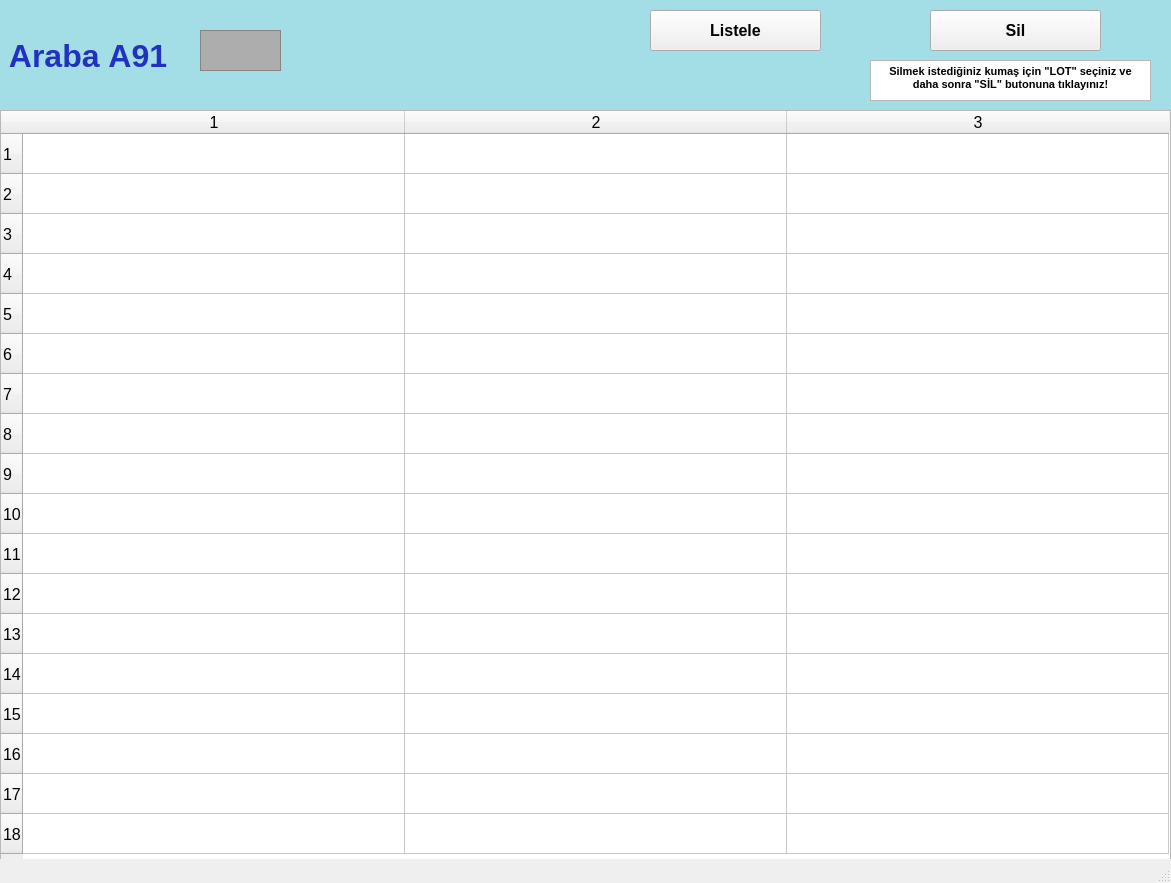
<?xml version="1.0" encoding="UTF-8"?>
<ui version="4.0">
 <class>arabalarA91_ekran</class>
 <widget class="QMainWindow" name="arabalarA91_ekran">
  <property name="geometry">
   <rect>
    <x>0</x>
    <y>0</y>
    <width>1171</width>
    <height>883</height>
   </rect>
  </property>
  <property name="font">
   <font>
    <pointsize>12</pointsize>
    <weight>50</weight>
    <bold>false</bold>
    <kerning>false</kerning>
   </font>
  </property>
  <property name="windowTitle">
   <string/>
  </property>
  <widget class="QWidget" name="centralwidget">
   <widget class="QLabel" name="arabaA1yazi_lbl">
    <property name="geometry">
     <rect>
      <x>0</x>
      <y>0</y>
      <width>1171</width>
      <height>111</height>
     </rect>
    </property>
    <property name="font">
     <font>
      <pointsize>24</pointsize>
      <weight>75</weight>
      <bold>true</bold>
     </font>
    </property>
    <property name="styleSheet">
     <string notr="true">background-color: rgb(163, 221, 229);
color: rgb(34, 50, 190);</string>
    </property>
    <property name="text">
     <string> Araba A91</string>
    </property>
   </widget>
   <widget class="QFrame" name="arabaA1_img">
    <property name="geometry">
     <rect>
      <x>200</x>
      <y>30</y>
      <width>81</width>
      <height>41</height>
     </rect>
    </property>
    <property name="styleSheet">
     <string notr="true">background-color: rgb(173, 173, 173);</string>
    </property>
    <property name="frameShape">
     <enum>QFrame::StyledPanel</enum>
    </property>
    <property name="frameShadow">
     <enum>QFrame::Raised</enum>
    </property>
   </widget>
   <widget class="QPushButton" name="listele91_btn">
    <property name="geometry">
     <rect>
      <x>650</x>
      <y>10</y>
      <width>171</width>
      <height>41</height>
     </rect>
    </property>
    <property name="font">
     <font>
      <pointsize>12</pointsize>
      <weight>75</weight>
      <bold>true</bold>
     </font>
    </property>
    <property name="text">
     <string>Listele</string>
    </property>
   </widget>
   <widget class="QTableWidget" name="A91_tw">
    <property name="geometry">
     <rect>
      <x>0</x>
      <y>110</y>
      <width>1171</width>
      <height>751</height>
     </rect>
    </property>
    <property name="baseSize">
     <size>
      <width>0</width>
      <height>0</height>
     </size>
    </property>
    <property name="rowCount">
     <number>18</number>
    </property>
    <property name="columnCount">
     <number>3</number>
    </property>
    <attribute name="horizontalHeaderVisible">
     <bool>true</bool>
    </attribute>
    <attribute name="horizontalHeaderCascadingSectionResizes">
     <bool>false</bool>
    </attribute>
    <attribute name="horizontalHeaderDefaultSectionSize">
     <number>382</number>
    </attribute>
    <attribute name="horizontalHeaderMinimumSectionSize">
     <number>38</number>
    </attribute>
    <attribute name="verticalHeaderDefaultSectionSize">
     <number>40</number>
    </attribute>
    <attribute name="verticalHeaderMinimumSectionSize">
     <number>23</number>
    </attribute>
    <row/>
    <row/>
    <row/>
    <row/>
    <row/>
    <row/>
    <row/>
    <row/>
    <row/>
    <row/>
    <row/>
    <row/>
    <row/>
    <row/>
    <row/>
    <row/>
    <row/>
    <row/>
    <column/>
    <column/>
    <column/>
   </widget>
   <widget class="QPushButton" name="sil91_btn">
    <property name="geometry">
     <rect>
      <x>930</x>
      <y>10</y>
      <width>171</width>
      <height>41</height>
     </rect>
    </property>
    <property name="font">
     <font>
      <pointsize>12</pointsize>
      <weight>75</weight>
      <bold>true</bold>
     </font>
    </property>
    <property name="text">
     <string>Sil</string>
    </property>
   </widget>
   <widget class="QTextBrowser" name="textBrowser">
    <property name="geometry">
     <rect>
      <x>870</x>
      <y>60</y>
      <width>281</width>
      <height>41</height>
     </rect>
    </property>
    <property name="html">
     <string>&lt;!DOCTYPE HTML PUBLIC &quot;-//W3C//DTD HTML 4.0//EN&quot; &quot;http://www.w3.org/TR/REC-html40/strict.dtd&quot;&gt;
&lt;html&gt;&lt;head&gt;&lt;meta name=&quot;qrichtext&quot; content=&quot;1&quot; /&gt;&lt;style type=&quot;text/css&quot;&gt;
p, li { white-space: pre-wrap; }
&lt;/style&gt;&lt;/head&gt;&lt;body style=&quot; font-family:'MS Shell Dlg 2'; font-size:12pt; font-weight:400; font-style:normal;&quot;&gt;
&lt;p align=&quot;center&quot; style=&quot; margin-top:0px; margin-bottom:0px; margin-left:0px; margin-right:0px; -qt-block-indent:0; text-indent:0px;&quot;&gt;&lt;span style=&quot; font-size:8pt; font-weight:600;&quot;&gt;Silmek istediğiniz kumaş için &amp;quot;LOT&amp;quot; seçiniz ve daha sonra &amp;quot;SİL&amp;quot; butonuna tıklayınız!&lt;/span&gt;&lt;/p&gt;&lt;/body&gt;&lt;/html&gt;</string>
    </property>
   </widget>
  </widget>
  <widget class="QStatusBar" name="statusbar"/>
 </widget>
 <resources/>
 <connections/>
</ui>
